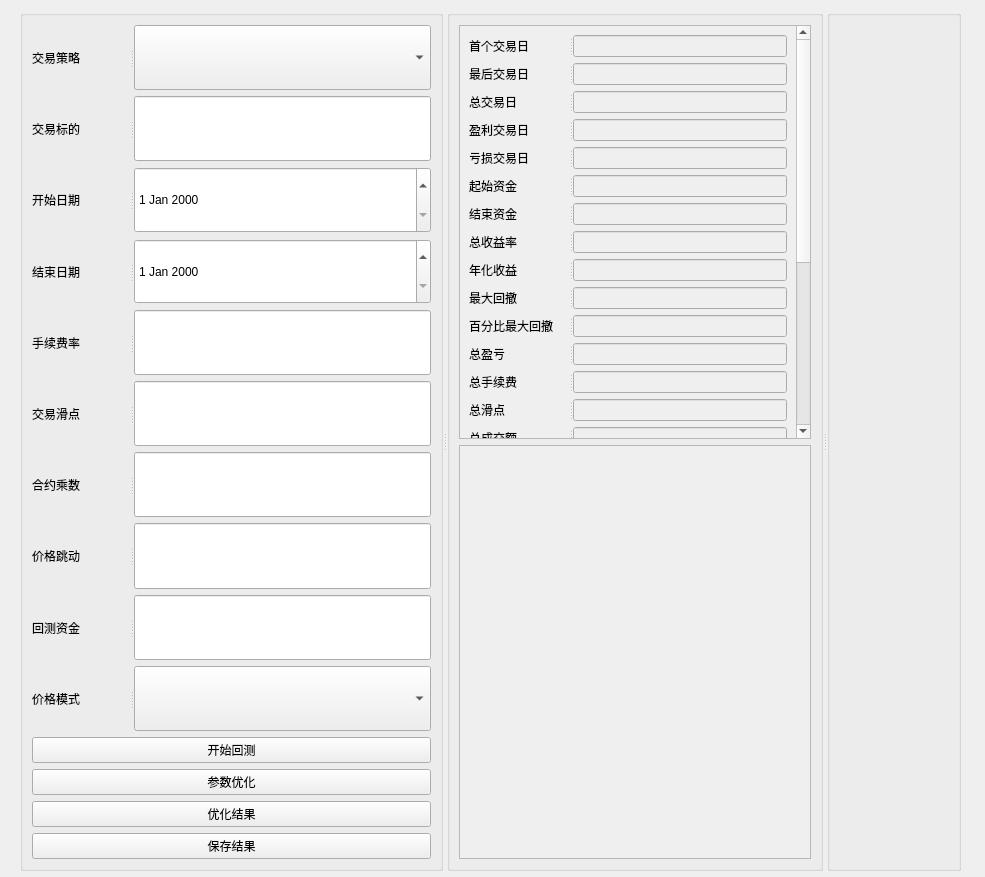
<?xml version="1.0" encoding="UTF-8"?>
<ui version="4.0">
 <class>Form</class>
 <widget class="QWidget" name="Form">
  <property name="geometry">
   <rect>
    <x>0</x>
    <y>0</y>
    <width>985</width>
    <height>877</height>
   </rect>
  </property>
  <property name="windowTitle">
   <string>Form</string>
  </property>
  <widget class="QSplitter" name="mainSpliter">
   <property name="geometry">
    <rect>
     <x>20</x>
     <y>10</y>
     <width>941</width>
     <height>861</height>
    </rect>
   </property>
   <property name="orientation">
    <enum>Qt::Horizontal</enum>
   </property>
   <widget class="QGroupBox" name="groupBox">
    <property name="title">
     <string/>
    </property>
    <layout class="QVBoxLayout" name="verticalLayout">
     <item>
      <widget class="QSplitter" name="splitter">
       <property name="orientation">
        <enum>Qt::Horizontal</enum>
       </property>
       <widget class="QLabel" name="label">
        <property name="enabled">
         <bool>true</bool>
        </property>
        <property name="minimumSize">
         <size>
          <width>98</width>
          <height>0</height>
         </size>
        </property>
        <property name="maximumSize">
         <size>
          <width>98</width>
          <height>16777215</height>
         </size>
        </property>
        <property name="text">
         <string>交易策略</string>
        </property>
       </widget>
       <widget class="QComboBox" name="comboBoxSelectStrategy"/>
      </widget>
     </item>
     <item>
      <widget class="QSplitter" name="splitter_2">
       <property name="orientation">
        <enum>Qt::Horizontal</enum>
       </property>
       <widget class="QLabel" name="label_2">
        <property name="minimumSize">
         <size>
          <width>98</width>
          <height>0</height>
         </size>
        </property>
        <property name="maximumSize">
         <size>
          <width>98</width>
          <height>16777215</height>
         </size>
        </property>
        <property name="text">
         <string>交易标的</string>
        </property>
       </widget>
       <widget class="QLineEdit" name="lineEditFullSymbol"/>
      </widget>
     </item>
     <item>
      <widget class="QSplitter" name="splitter_3">
       <property name="orientation">
        <enum>Qt::Horizontal</enum>
       </property>
       <widget class="QLabel" name="label_3">
        <property name="minimumSize">
         <size>
          <width>98</width>
          <height>0</height>
         </size>
        </property>
        <property name="maximumSize">
         <size>
          <width>98</width>
          <height>16777215</height>
         </size>
        </property>
        <property name="text">
         <string>开始日期</string>
        </property>
       </widget>
       <widget class="QDateEdit" name="dateEditStart"/>
      </widget>
     </item>
     <item>
      <widget class="QSplitter" name="splitter_4">
       <property name="orientation">
        <enum>Qt::Horizontal</enum>
       </property>
       <widget class="QLabel" name="label_4">
        <property name="minimumSize">
         <size>
          <width>98</width>
          <height>0</height>
         </size>
        </property>
        <property name="maximumSize">
         <size>
          <width>98</width>
          <height>16777215</height>
         </size>
        </property>
        <property name="text">
         <string>结束日期</string>
        </property>
       </widget>
       <widget class="QDateEdit" name="dateEditEnd"/>
      </widget>
     </item>
     <item>
      <widget class="QSplitter" name="splitter_5">
       <property name="orientation">
        <enum>Qt::Horizontal</enum>
       </property>
       <widget class="QLabel" name="label_5">
        <property name="minimumSize">
         <size>
          <width>98</width>
          <height>0</height>
         </size>
        </property>
        <property name="maximumSize">
         <size>
          <width>98</width>
          <height>16777215</height>
         </size>
        </property>
        <property name="text">
         <string>手续费率</string>
        </property>
       </widget>
       <widget class="QLineEdit" name="lineEditRate"/>
      </widget>
     </item>
     <item>
      <widget class="QSplitter" name="splitter_6">
       <property name="orientation">
        <enum>Qt::Horizontal</enum>
       </property>
       <widget class="QLabel" name="label_6">
        <property name="minimumSize">
         <size>
          <width>98</width>
          <height>0</height>
         </size>
        </property>
        <property name="maximumSize">
         <size>
          <width>98</width>
          <height>16777215</height>
         </size>
        </property>
        <property name="text">
         <string>交易滑点</string>
        </property>
       </widget>
       <widget class="QLineEdit" name="lineEditSlip"/>
      </widget>
     </item>
     <item>
      <widget class="QSplitter" name="splitter_7">
       <property name="orientation">
        <enum>Qt::Horizontal</enum>
       </property>
       <widget class="QLabel" name="label_7">
        <property name="minimumSize">
         <size>
          <width>98</width>
          <height>0</height>
         </size>
        </property>
        <property name="maximumSize">
         <size>
          <width>98</width>
          <height>16777215</height>
         </size>
        </property>
        <property name="text">
         <string>合约乘数</string>
        </property>
       </widget>
       <widget class="QLineEdit" name="lineEditMultiplier"/>
      </widget>
     </item>
     <item>
      <widget class="QSplitter" name="splitter_8">
       <property name="orientation">
        <enum>Qt::Horizontal</enum>
       </property>
       <widget class="QLabel" name="label_8">
        <property name="minimumSize">
         <size>
          <width>98</width>
          <height>0</height>
         </size>
        </property>
        <property name="maximumSize">
         <size>
          <width>98</width>
          <height>16777215</height>
         </size>
        </property>
        <property name="text">
         <string>价格跳动</string>
        </property>
       </widget>
       <widget class="QLineEdit" name="lineEditChangeUnit"/>
      </widget>
     </item>
     <item>
      <widget class="QSplitter" name="splitter_9">
       <property name="orientation">
        <enum>Qt::Horizontal</enum>
       </property>
       <widget class="QLabel" name="label_9">
        <property name="minimumSize">
         <size>
          <width>98</width>
          <height>0</height>
         </size>
        </property>
        <property name="maximumSize">
         <size>
          <width>98</width>
          <height>16777215</height>
         </size>
        </property>
        <property name="text">
         <string>回测资金</string>
        </property>
       </widget>
       <widget class="QLineEdit" name="lineEditMoney"/>
      </widget>
     </item>
     <item>
      <widget class="QSplitter" name="splitter_10">
       <property name="orientation">
        <enum>Qt::Horizontal</enum>
       </property>
       <widget class="QLabel" name="label_10">
        <property name="minimumSize">
         <size>
          <width>98</width>
          <height>0</height>
         </size>
        </property>
        <property name="maximumSize">
         <size>
          <width>98</width>
          <height>16777215</height>
         </size>
        </property>
        <property name="text">
         <string>价格模式</string>
        </property>
       </widget>
       <widget class="QComboBox" name="comboBoxBackTestMode"/>
      </widget>
     </item>
     <item>
      <widget class="QPushButton" name="pushButtonStartBackTest">
       <property name="text">
        <string>开始回测</string>
       </property>
      </widget>
     </item>
     <item>
      <widget class="QPushButton" name="pushButtonParamsOptimize">
       <property name="text">
        <string>参数优化</string>
       </property>
      </widget>
     </item>
     <item>
      <widget class="QPushButton" name="pushButtonOptimizeResult">
       <property name="text">
        <string>优化结果</string>
       </property>
      </widget>
     </item>
     <item>
      <widget class="QPushButton" name="pushButtonSaveResult">
       <property name="text">
        <string>保存结果</string>
       </property>
      </widget>
     </item>
    </layout>
   </widget>
   <widget class="QSplitter" name="splitter_36">
    <property name="orientation">
     <enum>Qt::Horizontal</enum>
    </property>
    <widget class="QGroupBox" name="groupBox_2">
     <property name="title">
      <string/>
     </property>
     <layout class="QVBoxLayout" name="verticalLayout_3">
      <item>
       <widget class="QScrollArea" name="scrollArea">
        <property name="widgetResizable">
         <bool>true</bool>
        </property>
        <widget class="QWidget" name="scrollAreaWidgetContents">
         <property name="geometry">
          <rect>
           <x>0</x>
           <y>0</y>
           <width>355</width>
           <height>687</height>
          </rect>
         </property>
         <layout class="QVBoxLayout" name="verticalLayout_2">
          <item>
           <widget class="QSplitter" name="splitter_11">
            <property name="orientation">
             <enum>Qt::Horizontal</enum>
            </property>
            <widget class="QLabel" name="label_11">
             <property name="minimumSize">
              <size>
               <width>100</width>
               <height>0</height>
              </size>
             </property>
             <property name="maximumSize">
              <size>
               <width>100</width>
               <height>16777215</height>
              </size>
             </property>
             <property name="text">
              <string>首个交易日</string>
             </property>
            </widget>
            <widget class="QLineEdit" name="lineEditFirstDate">
             <property name="enabled">
              <bool>false</bool>
             </property>
            </widget>
           </widget>
          </item>
          <item>
           <widget class="QSplitter" name="splitter_12">
            <property name="orientation">
             <enum>Qt::Horizontal</enum>
            </property>
            <widget class="QLabel" name="label_12">
             <property name="minimumSize">
              <size>
               <width>100</width>
               <height>0</height>
              </size>
             </property>
             <property name="maximumSize">
              <size>
               <width>100</width>
               <height>16777215</height>
              </size>
             </property>
             <property name="text">
              <string>最后交易日</string>
             </property>
            </widget>
            <widget class="QLineEdit" name="lineEditLastDate">
             <property name="enabled">
              <bool>false</bool>
             </property>
            </widget>
           </widget>
          </item>
          <item>
           <widget class="QSplitter" name="splitter_13">
            <property name="orientation">
             <enum>Qt::Horizontal</enum>
            </property>
            <widget class="QLabel" name="label_13">
             <property name="minimumSize">
              <size>
               <width>100</width>
               <height>0</height>
              </size>
             </property>
             <property name="maximumSize">
              <size>
               <width>100</width>
               <height>16777215</height>
              </size>
             </property>
             <property name="text">
              <string>总交易日</string>
             </property>
            </widget>
            <widget class="QLineEdit" name="lineEditTotalTradeDates">
             <property name="enabled">
              <bool>false</bool>
             </property>
            </widget>
           </widget>
          </item>
          <item>
           <widget class="QSplitter" name="splitter_14">
            <property name="orientation">
             <enum>Qt::Horizontal</enum>
            </property>
            <widget class="QLabel" name="label_14">
             <property name="minimumSize">
              <size>
               <width>100</width>
               <height>0</height>
              </size>
             </property>
             <property name="maximumSize">
              <size>
               <width>100</width>
               <height>16777215</height>
              </size>
             </property>
             <property name="text">
              <string>盈利交易日</string>
             </property>
            </widget>
            <widget class="QLineEdit" name="lineEditGainDates">
             <property name="enabled">
              <bool>false</bool>
             </property>
            </widget>
           </widget>
          </item>
          <item>
           <widget class="QSplitter" name="splitter_15">
            <property name="orientation">
             <enum>Qt::Horizontal</enum>
            </property>
            <widget class="QLabel" name="label_15">
             <property name="minimumSize">
              <size>
               <width>100</width>
               <height>0</height>
              </size>
             </property>
             <property name="maximumSize">
              <size>
               <width>100</width>
               <height>16777215</height>
              </size>
             </property>
             <property name="text">
              <string>亏损交易日</string>
             </property>
            </widget>
            <widget class="QLineEdit" name="lineEditLossDates">
             <property name="enabled">
              <bool>false</bool>
             </property>
            </widget>
           </widget>
          </item>
          <item>
           <widget class="QSplitter" name="splitter_16">
            <property name="orientation">
             <enum>Qt::Horizontal</enum>
            </property>
            <widget class="QLabel" name="label_16">
             <property name="minimumSize">
              <size>
               <width>100</width>
               <height>0</height>
              </size>
             </property>
             <property name="maximumSize">
              <size>
               <width>100</width>
               <height>16777215</height>
              </size>
             </property>
             <property name="text">
              <string>起始资金</string>
             </property>
            </widget>
            <widget class="QLineEdit" name="lineEditStartMoney">
             <property name="enabled">
              <bool>false</bool>
             </property>
            </widget>
           </widget>
          </item>
          <item>
           <widget class="QSplitter" name="splitter_17">
            <property name="orientation">
             <enum>Qt::Horizontal</enum>
            </property>
            <widget class="QLabel" name="label_17">
             <property name="minimumSize">
              <size>
               <width>100</width>
               <height>0</height>
              </size>
             </property>
             <property name="maximumSize">
              <size>
               <width>100</width>
               <height>16777215</height>
              </size>
             </property>
             <property name="text">
              <string>结束资金</string>
             </property>
            </widget>
            <widget class="QLineEdit" name="lineEditEndMoney">
             <property name="enabled">
              <bool>false</bool>
             </property>
            </widget>
           </widget>
          </item>
          <item>
           <widget class="QSplitter" name="splitter_18">
            <property name="orientation">
             <enum>Qt::Horizontal</enum>
            </property>
            <widget class="QLabel" name="label_18">
             <property name="minimumSize">
              <size>
               <width>100</width>
               <height>0</height>
              </size>
             </property>
             <property name="maximumSize">
              <size>
               <width>100</width>
               <height>16777215</height>
              </size>
             </property>
             <property name="text">
              <string>总收益率</string>
             </property>
            </widget>
            <widget class="QLineEdit" name="lineEditProfitRate">
             <property name="enabled">
              <bool>false</bool>
             </property>
            </widget>
           </widget>
          </item>
          <item>
           <widget class="QSplitter" name="splitter_19">
            <property name="orientation">
             <enum>Qt::Horizontal</enum>
            </property>
            <widget class="QLabel" name="label_19">
             <property name="minimumSize">
              <size>
               <width>100</width>
               <height>0</height>
              </size>
             </property>
             <property name="maximumSize">
              <size>
               <width>100</width>
               <height>16777215</height>
              </size>
             </property>
             <property name="text">
              <string>年化收益</string>
             </property>
            </widget>
            <widget class="QLineEdit" name="lineEditAnnualProfitRate">
             <property name="enabled">
              <bool>false</bool>
             </property>
            </widget>
           </widget>
          </item>
          <item>
           <widget class="QSplitter" name="splitter_20">
            <property name="orientation">
             <enum>Qt::Horizontal</enum>
            </property>
            <widget class="QLabel" name="label_20">
             <property name="minimumSize">
              <size>
               <width>100</width>
               <height>0</height>
              </size>
             </property>
             <property name="maximumSize">
              <size>
               <width>100</width>
               <height>16777215</height>
              </size>
             </property>
             <property name="text">
              <string>最大回撤</string>
             </property>
            </widget>
            <widget class="QLineEdit" name="lineEditMaxWithdraw">
             <property name="enabled">
              <bool>false</bool>
             </property>
            </widget>
           </widget>
          </item>
          <item>
           <widget class="QSplitter" name="splitter_21">
            <property name="orientation">
             <enum>Qt::Horizontal</enum>
            </property>
            <widget class="QLabel" name="label_21">
             <property name="minimumSize">
              <size>
               <width>100</width>
               <height>0</height>
              </size>
             </property>
             <property name="maximumSize">
              <size>
               <width>100</width>
               <height>16777215</height>
              </size>
             </property>
             <property name="text">
              <string>百分比最大回撤</string>
             </property>
            </widget>
            <widget class="QLineEdit" name="lineEditMaxWithdrawPercent">
             <property name="enabled">
              <bool>false</bool>
             </property>
            </widget>
           </widget>
          </item>
          <item>
           <widget class="QSplitter" name="splitter_22">
            <property name="orientation">
             <enum>Qt::Horizontal</enum>
            </property>
            <widget class="QLabel" name="label_22">
             <property name="minimumSize">
              <size>
               <width>100</width>
               <height>0</height>
              </size>
             </property>
             <property name="maximumSize">
              <size>
               <width>100</width>
               <height>16777215</height>
              </size>
             </property>
             <property name="text">
              <string>总盈亏</string>
             </property>
            </widget>
            <widget class="QLineEdit" name="lineEditTotalProfit">
             <property name="enabled">
              <bool>false</bool>
             </property>
            </widget>
           </widget>
          </item>
          <item>
           <widget class="QSplitter" name="splitter_23">
            <property name="orientation">
             <enum>Qt::Horizontal</enum>
            </property>
            <widget class="QLabel" name="label_23">
             <property name="minimumSize">
              <size>
               <width>100</width>
               <height>0</height>
              </size>
             </property>
             <property name="maximumSize">
              <size>
               <width>100</width>
               <height>16777215</height>
              </size>
             </property>
             <property name="text">
              <string>总手续费</string>
             </property>
            </widget>
            <widget class="QLineEdit" name="lineEditTotalServiceCharge">
             <property name="enabled">
              <bool>false</bool>
             </property>
            </widget>
           </widget>
          </item>
          <item>
           <widget class="QSplitter" name="splitter_24">
            <property name="orientation">
             <enum>Qt::Horizontal</enum>
            </property>
            <widget class="QLabel" name="label_24">
             <property name="minimumSize">
              <size>
               <width>100</width>
               <height>0</height>
              </size>
             </property>
             <property name="maximumSize">
              <size>
               <width>100</width>
               <height>16777215</height>
              </size>
             </property>
             <property name="text">
              <string>总滑点</string>
             </property>
            </widget>
            <widget class="QLineEdit" name="lineEditTotalSlip">
             <property name="enabled">
              <bool>false</bool>
             </property>
            </widget>
           </widget>
          </item>
          <item>
           <widget class="QSplitter" name="splitter_25">
            <property name="orientation">
             <enum>Qt::Horizontal</enum>
            </property>
            <widget class="QLabel" name="label_25">
             <property name="minimumSize">
              <size>
               <width>100</width>
               <height>0</height>
              </size>
             </property>
             <property name="maximumSize">
              <size>
               <width>100</width>
               <height>16777215</height>
              </size>
             </property>
             <property name="text">
              <string>总成交额</string>
             </property>
            </widget>
            <widget class="QLineEdit" name="lineEditTotalTurnover">
             <property name="enabled">
              <bool>false</bool>
             </property>
            </widget>
           </widget>
          </item>
          <item>
           <widget class="QSplitter" name="splitter_26">
            <property name="orientation">
             <enum>Qt::Horizontal</enum>
            </property>
            <widget class="QLabel" name="label_26">
             <property name="minimumSize">
              <size>
               <width>100</width>
               <height>0</height>
              </size>
             </property>
             <property name="maximumSize">
              <size>
               <width>100</width>
               <height>16777215</height>
              </size>
             </property>
             <property name="text">
              <string>总成交笔数</string>
             </property>
            </widget>
            <widget class="QLineEdit" name="lineEditTotalTradeNum">
             <property name="enabled">
              <bool>false</bool>
             </property>
            </widget>
           </widget>
          </item>
          <item>
           <widget class="QSplitter" name="splitter_27">
            <property name="orientation">
             <enum>Qt::Horizontal</enum>
            </property>
            <widget class="QLabel" name="label_27">
             <property name="minimumSize">
              <size>
               <width>100</width>
               <height>0</height>
              </size>
             </property>
             <property name="maximumSize">
              <size>
               <width>100</width>
               <height>16777215</height>
              </size>
             </property>
             <property name="text">
              <string>日均盈亏</string>
             </property>
            </widget>
            <widget class="QLineEdit" name="lineEditDailyProfit">
             <property name="enabled">
              <bool>false</bool>
             </property>
            </widget>
           </widget>
          </item>
          <item>
           <widget class="QSplitter" name="splitter_28">
            <property name="orientation">
             <enum>Qt::Horizontal</enum>
            </property>
            <widget class="QLabel" name="label_28">
             <property name="minimumSize">
              <size>
               <width>100</width>
               <height>0</height>
              </size>
             </property>
             <property name="maximumSize">
              <size>
               <width>100</width>
               <height>16777215</height>
              </size>
             </property>
             <property name="text">
              <string>日均手续费</string>
             </property>
            </widget>
            <widget class="QLineEdit" name="lineEditDailyServiceCharge">
             <property name="enabled">
              <bool>false</bool>
             </property>
            </widget>
           </widget>
          </item>
          <item>
           <widget class="QSplitter" name="splitter_29">
            <property name="orientation">
             <enum>Qt::Horizontal</enum>
            </property>
            <widget class="QLabel" name="label_29">
             <property name="minimumSize">
              <size>
               <width>100</width>
               <height>0</height>
              </size>
             </property>
             <property name="maximumSize">
              <size>
               <width>100</width>
               <height>16777215</height>
              </size>
             </property>
             <property name="text">
              <string>日均滑点</string>
             </property>
            </widget>
            <widget class="QLineEdit" name="lineEditDailySlip">
             <property name="enabled">
              <bool>false</bool>
             </property>
            </widget>
           </widget>
          </item>
          <item>
           <widget class="QSplitter" name="splitter_30">
            <property name="orientation">
             <enum>Qt::Horizontal</enum>
            </property>
            <widget class="QLabel" name="label_30">
             <property name="minimumSize">
              <size>
               <width>100</width>
               <height>0</height>
              </size>
             </property>
             <property name="maximumSize">
              <size>
               <width>100</width>
               <height>16777215</height>
              </size>
             </property>
             <property name="text">
              <string>日均成交额</string>
             </property>
            </widget>
            <widget class="QLineEdit" name="lineEditDailyTurnover">
             <property name="enabled">
              <bool>false</bool>
             </property>
            </widget>
           </widget>
          </item>
          <item>
           <widget class="QSplitter" name="splitter_31">
            <property name="orientation">
             <enum>Qt::Horizontal</enum>
            </property>
            <widget class="QLabel" name="label_31">
             <property name="minimumSize">
              <size>
               <width>100</width>
               <height>0</height>
              </size>
             </property>
             <property name="maximumSize">
              <size>
               <width>100</width>
               <height>16777215</height>
              </size>
             </property>
             <property name="text">
              <string>日均成交笔数</string>
             </property>
            </widget>
            <widget class="QLineEdit" name="lineEditDailyTradeNum">
             <property name="enabled">
              <bool>false</bool>
             </property>
            </widget>
           </widget>
          </item>
          <item>
           <widget class="QSplitter" name="splitter_32">
            <property name="orientation">
             <enum>Qt::Horizontal</enum>
            </property>
            <widget class="QLabel" name="label_32">
             <property name="minimumSize">
              <size>
               <width>100</width>
               <height>0</height>
              </size>
             </property>
             <property name="maximumSize">
              <size>
               <width>100</width>
               <height>16777215</height>
              </size>
             </property>
             <property name="text">
              <string>日均收益率</string>
             </property>
            </widget>
            <widget class="QLineEdit" name="lineEditDailyProfitRate">
             <property name="enabled">
              <bool>false</bool>
             </property>
            </widget>
           </widget>
          </item>
          <item>
           <widget class="QSplitter" name="splitter_33">
            <property name="orientation">
             <enum>Qt::Horizontal</enum>
            </property>
            <widget class="QLabel" name="label_33">
             <property name="minimumSize">
              <size>
               <width>100</width>
               <height>0</height>
              </size>
             </property>
             <property name="maximumSize">
              <size>
               <width>100</width>
               <height>16777215</height>
              </size>
             </property>
             <property name="text">
              <string>收益标准差</string>
             </property>
            </widget>
            <widget class="QLineEdit" name="lineEditProfitVar">
             <property name="enabled">
              <bool>false</bool>
             </property>
            </widget>
           </widget>
          </item>
          <item>
           <widget class="QSplitter" name="splitter_34">
            <property name="orientation">
             <enum>Qt::Horizontal</enum>
            </property>
            <widget class="QLabel" name="label_34">
             <property name="minimumSize">
              <size>
               <width>100</width>
               <height>0</height>
              </size>
             </property>
             <property name="maximumSize">
              <size>
               <width>100</width>
               <height>16777215</height>
              </size>
             </property>
             <property name="text">
              <string>夏普比率</string>
             </property>
            </widget>
            <widget class="QLineEdit" name="lineEditSharp">
             <property name="enabled">
              <bool>false</bool>
             </property>
            </widget>
           </widget>
          </item>
          <item>
           <widget class="QSplitter" name="splitter_35">
            <property name="orientation">
             <enum>Qt::Horizontal</enum>
            </property>
            <widget class="QLabel" name="label_35">
             <property name="minimumSize">
              <size>
               <width>100</width>
               <height>0</height>
              </size>
             </property>
             <property name="maximumSize">
              <size>
               <width>100</width>
               <height>16777215</height>
              </size>
             </property>
             <property name="text">
              <string>收益回撤比</string>
             </property>
            </widget>
            <widget class="QLineEdit" name="lineEditProfitWithdrawRatio">
             <property name="enabled">
              <bool>false</bool>
             </property>
            </widget>
           </widget>
          </item>
         </layout>
        </widget>
       </widget>
      </item>
      <item>
       <widget class="QTextEdit" name="textEditOutput">
        <property name="enabled">
         <bool>false</bool>
        </property>
       </widget>
      </item>
     </layout>
    </widget>
    <widget class="QGroupBox" name="groupBox_3">
     <property name="title">
      <string/>
     </property>
    </widget>
   </widget>
  </widget>
 </widget>
 <resources/>
 <connections/>
</ui>
